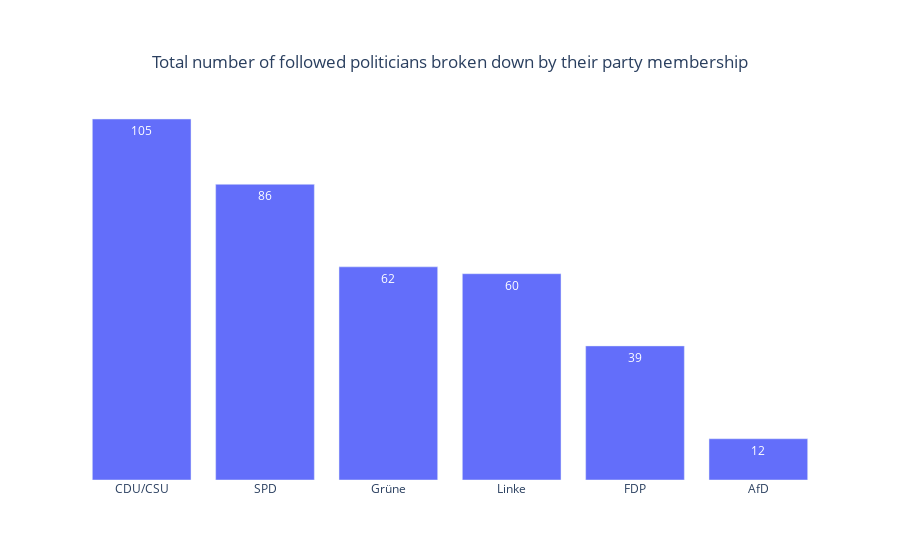

Notebook code for this chart:
### Code cell
fig = go.Figure(data=[go.Bar(
            x=parties, y=nr_accs_party, 
              text=nr_accs_party,
             textposition='inside'
        )])

fig.update_layout(
    title={'text': 'Total number of followed politicians broken down by their party membership', 
           'y':0.9,
           'x':0.5,
           'xanchor': 'center',
           'yanchor': 'top'},
    plot_bgcolor="white"
)

fig.update_yaxes(showgrid=False, showticklabels=False)

fig.show()

### Figure 1 — Plotly figure (JSON) as saved in the notebook; plotly's stock layout.template omitted (floating-point values rounded to 4 significant figures)
{"data": [{"text": ["105", "86", "62", "60", "39", "12"], "textposition": "inside", "type": "bar", "x": ["CDU/CSU", "SPD", "Grüne", "Linke", "FDP", "AfD"], "y": [105, 86, 62, 60, 39, 12]}], "layout": {"plot_bgcolor": "white", "title": {"text": "Total number of followed politicians broken down by their party membership", "x": 0.5, "xanchor": "center", "y": 0.9, "yanchor": "top"}, "yaxis": {"showgrid": false, "showticklabels": false}}}
